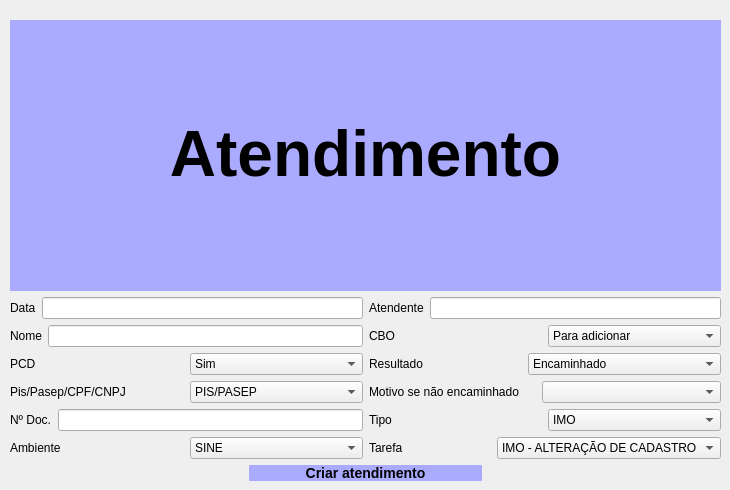
        <widget class="QWidget" name="page_2">
         <widget class="QWidget" name="">
          <property name="geometry">
           <rect>
            <x>10</x>
            <y>20</y>
            <width>711</width>
            <height>461</height>
           </rect>
          </property>
          <layout class="QVBoxLayout" name="verticalLayout_9">
           <item>
            <widget class="QLabel" name="label">
             <property name="styleSheet">
              <string notr="true">background-color: rgb(170, 170, 255);</string>
             </property>
             <property name="text">
              <string>&lt;html&gt;&lt;head/&gt;&lt;body&gt;&lt;p align=&quot;center&quot;&gt;&lt;span style=&quot; font-size:48pt; font-weight:600;&quot;&gt;Atendimento&lt;/span&gt;&lt;/p&gt;&lt;/body&gt;&lt;/html&gt;</string>
             </property>
            </widget>
           </item>
           <item>
            <layout class="QHBoxLayout" name="horizontalLayout_24">
             <item>
              <layout class="QVBoxLayout" name="verticalLayout_8">
               <item>
                <layout class="QHBoxLayout" name="horizontalLayout_11">
                 <item>
                  <widget class="QLabel" name="label_2">
                   <property name="text">
                    <string>Data</string>
                   </property>
                  </widget>
                 </item>
                 <item>
                  <widget class="QLineEdit" name="lineEdit"/>
                 </item>
                </layout>
               </item>
               <item>
                <layout class="QHBoxLayout" name="horizontalLayout_12">
                 <item>
                  <widget class="QLabel" name="label_15">
                   <property name="text">
                    <string>Nome</string>
                   </property>
                  </widget>
                 </item>
                 <item>
                  <widget class="QLineEdit" name="lineEdit_2"/>
                 </item>
                </layout>
               </item>
               <item>
                <layout class="QHBoxLayout" name="horizontalLayout_13">
                 <item>
                  <widget class="QLabel" name="label_16">
                   <property name="text">
                    <string>PCD</string>
                   </property>
                  </widget>
                 </item>
                 <item>
                  <widget class="QComboBox" name="comboBox_8">
                   <item>
                    <property name="text">
                     <string>Sim</string>
                    </property>
                   </item>
                   <item>
                    <property name="text">
                     <string>Não</string>
                    </property>
                   </item>
                  </widget>
                 </item>
                </layout>
               </item>
               <item>
                <layout class="QHBoxLayout" name="horizontalLayout_14">
                 <item>
                  <widget class="QLabel" name="label_17">
                   <property name="text">
                    <string>Pis/Pasep/CPF/CNPJ</string>
                   </property>
                  </widget>
                 </item>
                 <item>
                  <widget class="QComboBox" name="comboBox_6">
                   <item>
                    <property name="text">
                     <string>PIS/PASEP</string>
                    </property>
                   </item>
                   <item>
                    <property name="text">
                     <string>CPF</string>
                    </property>
                   </item>
                   <item>
                    <property name="text">
                     <string>CNPJ</string>
                    </property>
                   </item>
                  </widget>
                 </item>
                </layout>
               </item>
               <item>
                <layout class="QHBoxLayout" name="horizontalLayout_15">
                 <item>
                  <widget class="QLabel" name="label_25">
                   <property name="text">
                    <string>Nº Doc.</string>
                   </property>
                  </widget>
                 </item>
                 <item>
                  <widget class="QLineEdit" name="lineEdit_3"/>
                 </item>
                </layout>
               </item>
               <item>
                <layout class="QHBoxLayout" name="horizontalLayout_16">
                 <item>
                  <widget class="QLabel" name="label_18">
                   <property name="text">
                    <string>Ambiente</string>
                   </property>
                  </widget>
                 </item>
                 <item>
                  <widget class="QComboBox" name="comboBox_7">
                   <item>
                    <property name="text">
                     <string>SINE</string>
                    </property>
                   </item>
                   <item>
                    <property name="text">
                     <string>NO MEU BAIRRO</string>
                    </property>
                   </item>
                   <item>
                    <property name="text">
                     <string>EMPREENDEDORES</string>
                    </property>
                   </item>
                   <item>
                    <property name="text">
                     <string>QUALIFICAÇÃO</string>
                    </property>
                   </item>
                   <item>
                    <property name="text">
                     <string>E-MAIL</string>
                    </property>
                   </item>
                   <item>
                    <property name="text">
                     <string>CEARA CREDI</string>
                    </property>
                   </item>
                   <item>
                    <property name="text">
                     <string/>
                    </property>
                   </item>
                  </widget>
                 </item>
                </layout>
               </item>
              </layout>
             </item>
             <item>
              <layout class="QVBoxLayout" name="verticalLayout">
               <item>
                <layout class="QHBoxLayout" name="horizontalLayout_19">
                 <item>
                  <widget class="QLabel" name="label_19">
                   <property name="text">
                    <string>Atendente</string>
                   </property>
                  </widget>
                 </item>
                 <item>
                  <widget class="QLineEdit" name="lineEdit_6"/>
                 </item>
                </layout>
               </item>
               <item>
                <layout class="QHBoxLayout" name="horizontalLayout_17">
                 <item>
                  <widget class="QLabel" name="label_21">
                   <property name="text">
                    <string>CBO</string>
                   </property>
                  </widget>
                 </item>
                 <item>
                  <widget class="QComboBox" name="comboBox_2">
                   <item>
                    <property name="text">
                     <string>Para adicionar</string>
                    </property>
                   </item>
                  </widget>
                 </item>
                </layout>
               </item>
               <item>
                <layout class="QHBoxLayout" name="horizontalLayout_22">
                 <item>
                  <widget class="QLabel" name="label_24">
                   <property name="text">
                    <string>Resultado</string>
                   </property>
                  </widget>
                 </item>
                 <item>
                  <widget class="QComboBox" name="comboBox_5">
                   <item>
                    <property name="text">
                     <string>Encaminhado</string>
                    </property>
                   </item>
                   <item>
                    <property name="text">
                     <string>Não Encaminhado</string>
                    </property>
                   </item>
                   <item>
                    <property name="text">
                     <string>Baixa em encaminhamento</string>
                    </property>
                   </item>
                   <item>
                    <property name="text">
                     <string>Orientado</string>
                    </property>
                   </item>
                   <item>
                    <property name="text">
                     <string>Habilitado</string>
                    </property>
                   </item>
                   <item>
                    <property name="text">
                     <string>Acerto Feito</string>
                    </property>
                   </item>
                   <item>
                    <property name="text">
                     <string>Encaminhado MTE</string>
                    </property>
                   </item>
                   <item>
                    <property name="text">
                     <string>Pré-Seleção</string>
                    </property>
                   </item>
                   <item>
                    <property name="text">
                     <string>Emitido</string>
                    </property>
                   </item>
                   <item>
                    <property name="text">
                     <string>Realizado</string>
                    </property>
                   </item>
                   <item>
                    <property name="text">
                     <string>Emitida/Impressa</string>
                    </property>
                   </item>
                   <item>
                    <property name="text">
                     <string>Formalizado</string>
                    </property>
                   </item>
                   <item>
                    <property name="text">
                     <string>Enc. para Auditório</string>
                    </property>
                   </item>
                   <item>
                    <property name="text">
                     <string>Enc. para Empreendedorismo</string>
                    </property>
                   </item>
                   <item>
                    <property name="text">
                     <string>Enc. Prosperar</string>
                    </property>
                   </item>
                   <item>
                    <property name="text">
                     <string/>
                    </property>
                   </item>
                  </widget>
                 </item>
                </layout>
               </item>
               <item>
                <layout class="QHBoxLayout" name="horizontalLayout_21">
                 <item>
                  <widget class="QLabel" name="label_23">
                   <property name="text">
                    <string>Motivo se não encaminhado</string>
                   </property>
                  </widget>
                 </item>
                 <item>
                  <widget class="QComboBox" name="comboBox_4">
                   <item>
                    <property name="text">
                     <string/>
                    </property>
                   </item>
                   <item>
                    <property name="text">
                     <string>Escolaridade</string>
                    </property>
                   </item>
                   <item>
                    <property name="text">
                     <string>Sem experiência na função</string>
                    </property>
                   </item>
                   <item>
                    <property name="text">
                     <string>Recusa do trabalhador</string>
                    </property>
                   </item>
                   <item>
                    <property name="text">
                     <string>Mora distante da empresa</string>
                    </property>
                   </item>
                   <item>
                    <property name="text">
                     <string>Sexo</string>
                    </property>
                   </item>
                   <item>
                    <property name="text">
                     <string>PCD</string>
                    </property>
                   </item>
                   <item>
                    <property name="text">
                     <string>Sem vaga no perfil</string>
                    </property>
                   </item>
                  </widget>
                 </item>
                </layout>
               </item>
               <item>
                <layout class="QHBoxLayout" name="horizontalLayout_18">
                 <item>
                  <widget class="QLabel" name="label_20">
                   <property name="text">
                    <string>Tipo</string>
                   </property>
                  </widget>
                 </item>
                 <item>
                  <widget class="QComboBox" name="comboBox">
                   <item>
                    <property name="text">
                     <string>IMO</string>
                    </property>
                   </item>
                   <item>
                    <property name="text">
                     <string>SD FORM.</string>
                    </property>
                   </item>
                   <item>
                    <property name="text">
                     <string>SD JUST.</string>
                    </property>
                   </item>
                   <item>
                    <property name="text">
                     <string>Convocação</string>
                    </property>
                   </item>
                   <item>
                    <property name="text">
                     <string>MEI</string>
                    </property>
                   </item>
                   <item>
                    <property name="text">
                     <string>Cursos</string>
                    </property>
                   </item>
                   <item>
                    <property name="text">
                     <string>Jovem Aprendiz</string>
                    </property>
                   </item>
                   <item>
                    <property name="text">
                     <string>Ceara Credi</string>
                    </property>
                   </item>
                   <item>
                    <property name="text">
                     <string/>
                    </property>
                   </item>
                  </widget>
                 </item>
                </layout>
               </item>
               <item>
                <layout class="QHBoxLayout" name="horizontalLayout_20">
                 <item>
                  <widget class="QLabel" name="label_22">
                   <property name="text">
                    <string>Tarefa</string>
                   </property>
                  </widget>
                 </item>
                 <item>
                  <widget class="QComboBox" name="comboBox_3">
                   <item>
                    <property name="text">
                     <string>IMO - ALTERAÇÃO DE CADASTRO</string>
                    </property>
                   </item>
                   <item>
                    <property name="text">
                     <string>IMO - CONSULTA DE VAGAS</string>
                    </property>
                   </item>
                   <item>
                    <property name="text">
                     <string>IMO - PRÉ-SELEÇÃO</string>
                    </property>
                   </item>
                   <item>
                    <property name="text">
                     <string>CONSULTA - SD</string>
                    </property>
                   </item>
                   <item>
                    <property name="text">
                     <string>HABILITAÇÃO - SD</string>
                    </property>
                   </item>
                   <item>
                    <property name="text">
                     <string>ACERTOS -SD</string>
                    </property>
                   </item>
                   <item>
                    <property name="text">
                     <string>ORIENTAÇÃO - SD</string>
                    </property>
                   </item>
                   <item>
                    <property name="text">
                     <string>ALT.CADASTRAL - MEI</string>
                    </property>
                   </item>
                   <item>
                    <property name="text">
                     <string>BOLETOS - MEI</string>
                    </property>
                   </item>
                   <item>
                    <property name="text">
                     <string>DECLARAÇÃO - MEI </string>
                    </property>
                   </item>
                   <item>
                    <property name="text">
                     <string>FORMALIZAÇÃO - MEI</string>
                    </property>
                   </item>
                   <item>
                    <property name="text">
                     <string>BAIXA - MEI</string>
                    </property>
                   </item>
                   <item>
                    <property name="text">
                     <string>PARCELAMENTO - MEI</string>
                    </property>
                   </item>
                   <item>
                    <property name="text">
                     <string>QUALIFICAÇÃO</string>
                    </property>
                   </item>
                   <item>
                    <property name="text">
                     <string>CONSULTORIA</string>
                    </property>
                   </item>
                   <item>
                    <property name="text">
                     <string>OFICINAS</string>
                    </property>
                   </item>
                   <item>
                    <property name="text">
                     <string>EVENTOS</string>
                    </property>
                   </item>
                   <item>
                    <property name="text">
                     <string>CONVOCAÇÃO</string>
                    </property>
                   </item>
                   <item>
                    <property name="text">
                     <string/>
                    </property>
                   </item>
                  </widget>
                 </item>
                </layout>
               </item>
              </layout>
             </item>
            </layout>
           </item>
           <item>
            <layout class="QHBoxLayout" name="horizontalLayout_23">
             <property name="sizeConstraint">
              <enum>QLayout::SetFixedSize</enum>
             </property>
             <item>
              <widget class="QLabel" name="label_26">
               <property name="sizePolicy">
                <sizepolicy hsizetype="Preferred" vsizetype="Maximum">
                 <horstretch>0</horstretch>
                 <verstretch>0</verstretch>
                </sizepolicy>
               </property>
               <property name="text">
                <string/>
               </property>
              </widget>
             </item>
             <item>
              <widget class="QPushButton" name="pushButton_4">
               <property name="sizePolicy">
                <sizepolicy hsizetype="Minimum" vsizetype="Maximum">
                 <horstretch>0</horstretch>
                 <verstretch>0</verstretch>
                </sizepolicy>
               </property>
               <property name="font">
                <font>
                 <pointsize>-1</pointsize>
                 <weight>75</weight>
                 <bold>true</bold>
                </font>
               </property>
               <property name="styleSheet">
                <string notr="true">QPushButton{
color:rgb(0, 0, 0);
border-radius: 1px;
font-size:14px;
background-color: rgb(170, 170, 255);}
QPushButton:hover{background-color:#fff;color:black}</string>
               </property>
               <property name="text">
                <string>Criar atendimento</string>
               </property>
               <property name="checkable">
                <bool>false</bool>
               </property>
              </widget>
             </item>
             <item>
              <widget class="QLabel" name="label_27">
               <property name="sizePolicy">
                <sizepolicy hsizetype="Preferred" vsizetype="Maximum">
                 <horstretch>0</horstretch>
                 <verstretch>0</verstretch>
                </sizepolicy>
               </property>
               <property name="text">
                <string/>
               </property>
              </widget>
             </item>
            </layout>
           </item>
          </layout>
         </widget>
        </widget>
